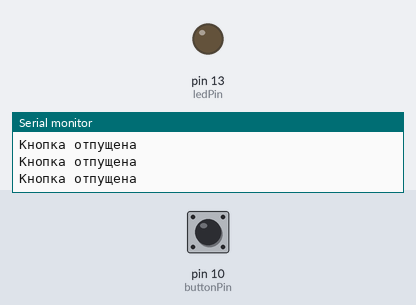
Bench run of a sketch on a simulated Arduino Uno, built with avr-gcc and run on an emulated ATmega328P. Shown: output pins drawn as LEDs (lit = HIGH), the last lines printed to the serial monitor. Dashed ring = blinking. The inputs (shaded band) are chosen by the test bench; at power-on: pin 10 (buttonPin) HIGH.

Above: at 1.2 s.
1.3 s: pin 10 (buttonPin) pulled LOW for 0.15 s
At 1.39 s:
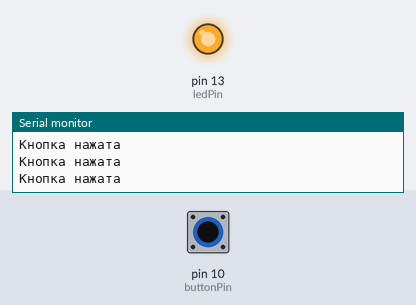
2.9 s: pin 10 (buttonPin) pulled LOW for 3.2 s
At 7.2 s:
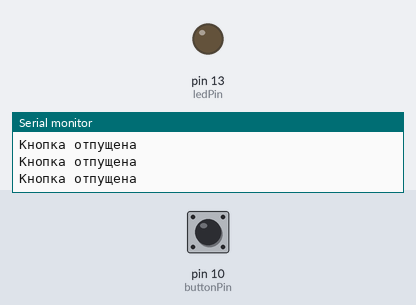
7.6 s: pin 10 (buttonPin) pulsed LOW 2 times (0.12 s each, 0.3 s apart)
At 7.87 s:
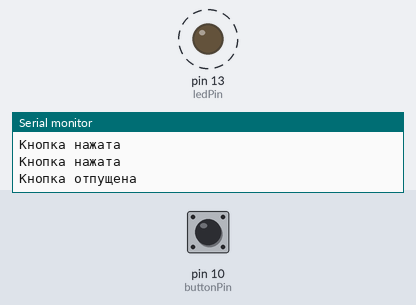
11.2 s: pin 10 (buttonPin) pulled LOW for 1 s
At 12.8 s:
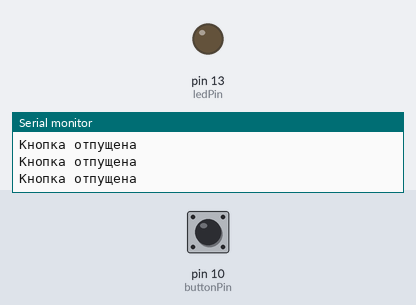
15.2 s: pin 10 (buttonPin) driven LOW
At 16.5 s:
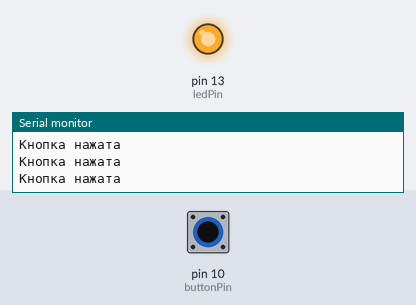
18.2 s: pin 10 (buttonPin) driven HIGH
At 18.9 s:
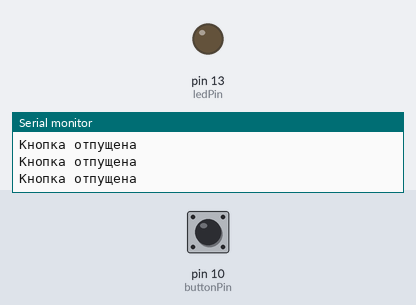
Timing chart, 0 to 20.7 s (numbered marks = the images above; inputs shaded):
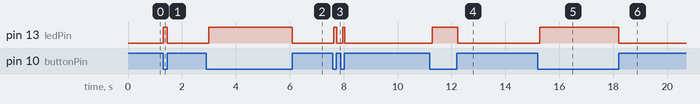

The sketch:

task_3.ino
```cpp
const int buttonPin = 10;
const int ledPin = 13;
int buttonState = 0;
void setup() {
    pinMode(buttonPin, INPUT_PULLUP);
    pinMode(ledPin, OUTPUT);
    digitalWrite(ledPin, LOW);
    Serial.begin(9600);
}
void loop() {
    buttonState = digitalRead(buttonPin);
    if (buttonState == LOW) {
    digitalWrite(ledPin, HIGH);
    Serial.println("Кнопка нажата");
    } else {
    digitalWrite(ledPin, LOW);
    Serial.println("Кнопка отпущена");
    delay(100);
    }
}
```

Measured:
- after the input at 1.3 s, pin 13 (ledPin): LOW → HIGH at once, → LOW 0.16 s later
- after the input at 2.9 s, pin 13 (ledPin): LOW → HIGH after 0.10 s, → LOW 3.1 s later
- after the input at 7.6 s, pin 13 (ledPin): alternates HIGH for 0.09 s and LOW for 0.23 s, 4 changes in all, then stays LOW, starting at once
- after the input at 11.2 s, pin 13 (ledPin): LOW → HIGH after 0.08 s, → LOW 0.94 s later
- after the input at 15.2 s, pin 13 (ledPin): LOW → HIGH after 0.07 s
- after the input at 18.2 s, pin 13 (ledPin): HIGH → LOW at once
